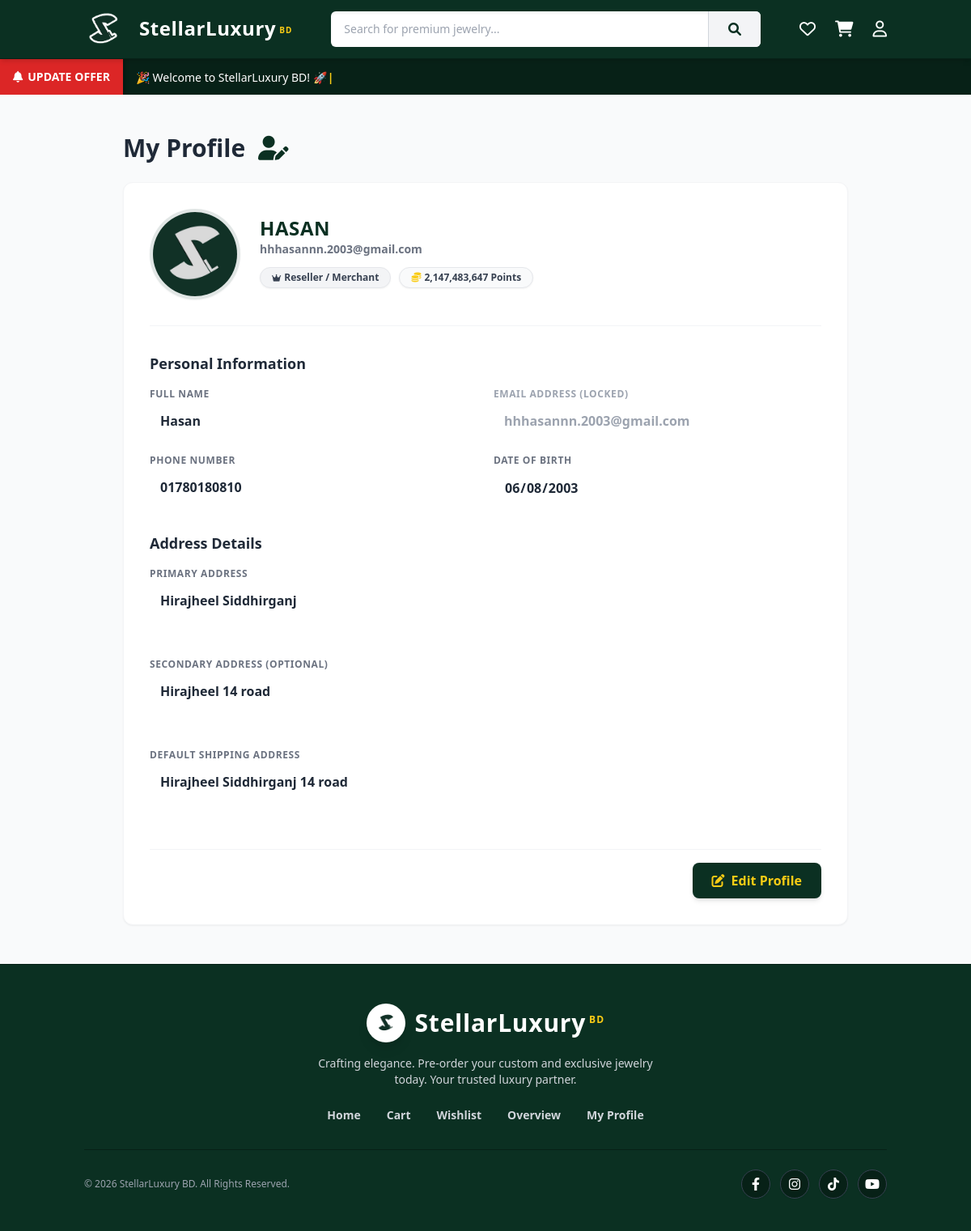
The app's page /profile.php (signed in) with its own data.
### tables this page shows
CREATE TABLE `users` (
  `id` int(11) NOT NULL,
  `name` varchar(255) NOT NULL,
  `email` varchar(255) NOT NULL,
  `password` varchar(255) NOT NULL,
  `created_at` timestamp NOT NULL DEFAULT current_timestamp(),
  `phone` varchar(20) DEFAULT NULL,
  `dob` date DEFAULT NULL,
  `primary_address` text DEFAULT NULL,
  `secondary_address` text DEFAULT NULL,
  `shipping_address` text DEFAULT NULL,
  `profile_image` varchar(255) DEFAULT NULL,
  `points` int(11) DEFAULT 0,
  `membership_tier` varchar(50) DEFAULT 'New Member'
);

### profile.php (the view, shortened to what this page needs)
<?php
include 'db.php';
$user_id = $_SESSION['user_id'];
$user_query = $conn->query("SELECT * FROM users WHERE id = $user_id");
$user = $user_query->fetch_assoc();
$profile_pic = !empty($user['profile_image']) ? $user['profile_image'] : "https://ui-avatars.com/api/?name=".urlencode($user['name'])."&background=0B3022&color=facc15&size=128";
$tier = !empty($user['membership_tier']) ? $user['membership_tier'] : 'New Member';
$points = isset($user['points']) ? $user['points'] : 0;
$badge_color = "bg-gray-100 text-gray-700 border-gray-200";
include 'header.php';
?>
<main class="container mx-auto px-4 py-6 md:py-12 flex-grow min-h-[70vh] pb-24 md:pb-12 bg-gray-50">
    <div class="max-w-4xl mx-auto">
        <div class="flex items-center justify-between mb-6">
            <h1 class="text-2xl md:text-3xl font-bold text-gray-800">My Profile <i class="fas fa-user-edit text-[#0B3022] ml-2"></i></h1>
        </div>
        <div class="bg-white rounded-xl shadow-sm border border-gray-100 p-6 md:p-8">
            <form id="profileForm" action="profile.php" method="POST" enctype="multipart/form-data">
                <div class="flex flex-col items-center sm:items-start sm:flex-row gap-6 mb-8 border-b border-gray-100 pb-8">
                    <div class="relative group">
                        <div class="w-24 h-24 md:w-28 md:h-28 rounded-full border-4 border-[#0B3022]/10 overflow-hidden bg-gray-50 shadow-sm">
                            <img id="profilePreview" src="<?php echo $profile_pic; ?>" alt="Profile Image" class="w-full h-full object-cover">
                        </div>
                    </div>
                    <div class="text-center sm:text-left mt-2 sm:mt-2">
                        <h2 class="text-xl md:text-2xl font-extrabold text-[#0B3022] uppercase tracking-wide"><?php echo htmlspecialchars($user['name']); ?></h2>
                        <p class="text-sm font-semibold text-gray-500 mb-3"><?php echo htmlspecialchars($user['email']); ?></p>
                        <div class="flex items-center justify-center sm:justify-start gap-2.5">
                            <span class="<?php echo $badge_color; ?> text-xs font-bold px-3.5 py-1 rounded-full border shadow-sm flex items-center gap-1">
                                <i class="fas fa-crown text-[10px]"></i> <?php echo htmlspecialchars($tier); ?>
                            </span>
                            <span class="bg-gray-50 text-gray-700 text-xs font-bold px-3.5 py-1 rounded-full border border-gray-200 shadow-sm flex items-center gap-1">
                                <i class="fas fa-coins text-[#facc15]"></i> <?php echo number_format($points); ?> Points
                            </span>
                        </div>
                    </div>
                </div>
                <h3 class="text-lg font-bold text-gray-800 mb-4">Personal Information</h3>
                <div class="grid grid-cols-1 md:grid-cols-2 gap-5 mb-8">
                    <div>
                        <label class="block text-xs font-semibold text-gray-500 uppercase tracking-wider mb-1">Full Name</label>
                        <input type="text" name="name" value="<?php echo htmlspecialchars($user['name']); ?>" readonly class="profile-input w-full border border-transparent bg-transparent rounded-lg px-3 py-2 text-gray-800 font-bold focus:outline-none transition-all">
                    </div>
                    <div>
                        <label class="block text-xs font-semibold text-gray-400 uppercase tracking-wider mb-1">Email Address (Locked)</label>
                        <input type="email" value="<?php echo htmlspecialchars($user['email']); ?>" readonly class="w-full border border-transparent bg-transparent rounded-lg px-3 py-2 text-gray-400 font-bold focus:outline-none cursor-not-allowed">
                    </div>
                    <div>
                        <label class="block text-xs font-semibold text-gray-500 uppercase tracking-wider mb-1">Phone Number</label>
                        <input type="tel" name="phone" value="<?php echo htmlspecialchars($user['phone']); ?>" placeholder="Not specified" readonly class="profile-input w-full border border-transparent bg-transparent rounded-lg px-3 py-2 text-gray-800 font-bold focus:outline-none transition-all">
                    </div>
                    <div>
                        <label class="block text-xs font-semibold text-gray-500 uppercase tracking-wider mb-1">Date of Birth</label>
                        <input type="date" name="dob" value="<?php echo htmlspecialchars($user['dob']); ?>" readonly class="profile-input w-full border border-transparent bg-transparent rounded-lg px-3 py-2 text-gray-800 font-bold focus:outline-none transition-all">
                    </div>
                </div>
                <h3 class="text-lg font-bold text-gray-800 mb-4">Address Details</h3>
                <div class="space-y-5 mb-8">
                    <div>
                        <label class="block text-xs font-semibold text-gray-500 uppercase tracking-wider mb-1">Primary Address</label>
                        <textarea name="primary_address" readonly rows="2" placeholder="Not specified" class="profile-input w-full border border-transparent bg-transparent rounded-lg px-3 py-2 text-gray-800 font-bold focus:outline-none transition-all resize-none"><?php echo htmlspecialchars($user['primary_address']); ?></textarea>
                    </div>
                    <div>
                        <label class="block text-xs font-semibold text-gray-500 uppercase tracking-wider mb-1">Secondary Address (Optional)</label>
                        <textarea name="secondary_address" readonly rows="2" placeholder="Not specified" class="profile-input w-full border border-transparent bg-transparent rounded-lg px-3 py-2 text-gray-800 font-bold focus:outline-none transition-all resize-none"><?php echo htmlspecialchars($user['secondary_address']); ?></textarea>
                    </div>
                    <div>
                        <label class="block text-xs font-semibold text-gray-500 uppercase tracking-wider mb-1">Default Shipping Address</label>
                        <textarea name="shipping_address" readonly rows="2" placeholder="Not specified" class="profile-input w-full border border-transparent bg-transparent rounded-lg px-3 py-2 text-gray-800 font-bold focus:outline-none transition-all resize-none"><?php echo htmlspecialchars($user['shipping_address']); ?></textarea>
                    </div>
                </div>
                <div class="flex items-center justify-end gap-3 pt-4 border-t border-gray-100">
                    <button type="button" id="editBtn" onclick="enableEditMode()" class="bg-[#0B3022] text-[#facc15] px-6 py-2.5 rounded-lg font-bold hover:bg-[#072117] transition flex items-center gap-2 shadow-md">
                        <i class="fas fa-edit"></i> Edit Profile
                    </button>
                </div>
            </form>
        </div>
    </div>
</main>
<?php include 'footer.php'; ?>
</body>
</html>

### records on screen
users: profile_image (picture), name "HASAN", email "hhhasannn.2003@gmail.com", membership_tier "Reseller / Merchant", points "2,147,483,647", name "Hasan", phone "01780180810", dob "06/08/2003", primary_address "Hirajheel Siddhirganj", secondary_address "Hirajheel 14 road", shipping_address "Hirajheel Siddhirganj 14 road"
